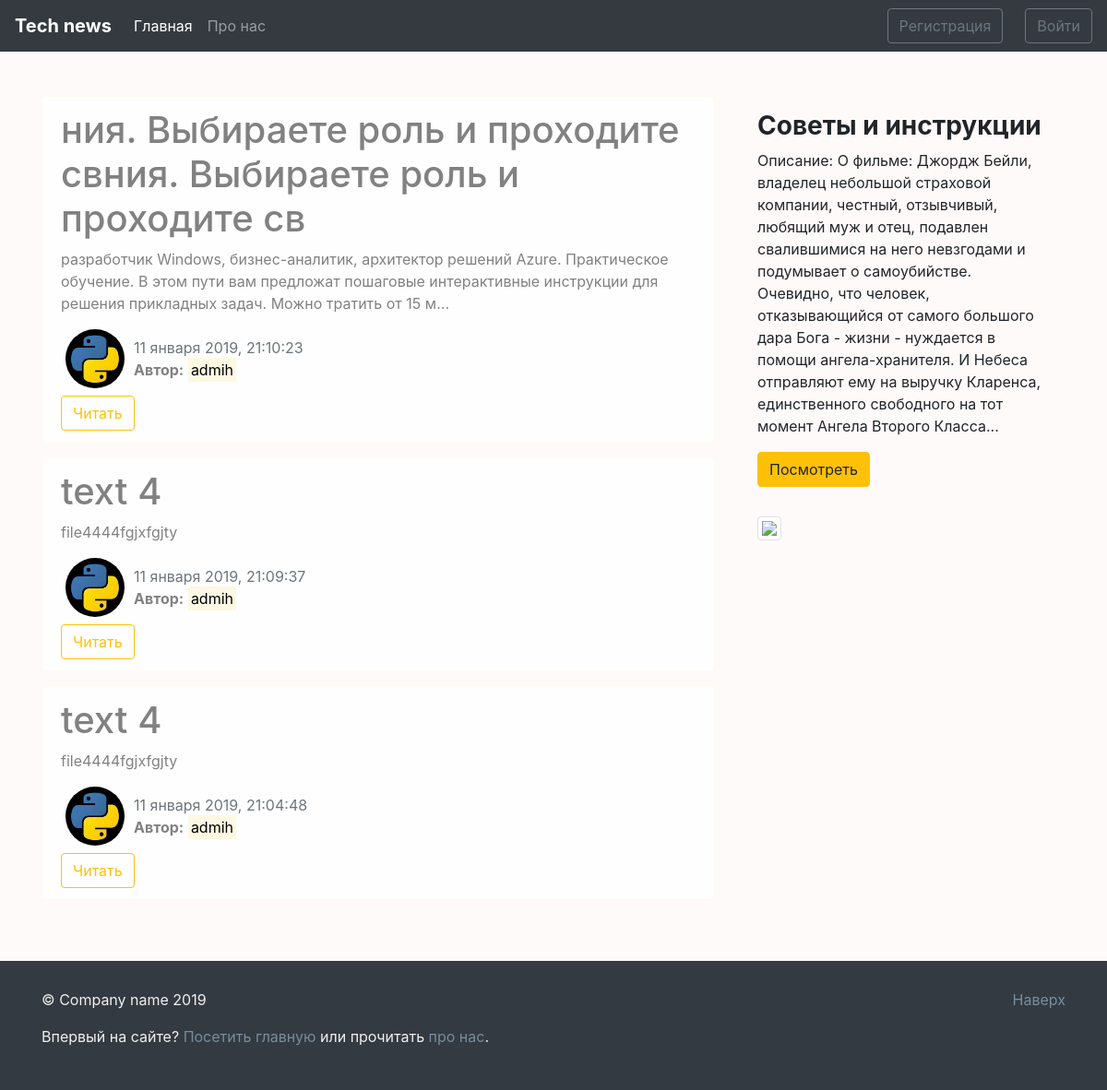
/, run on an earlier commit of the app's database.
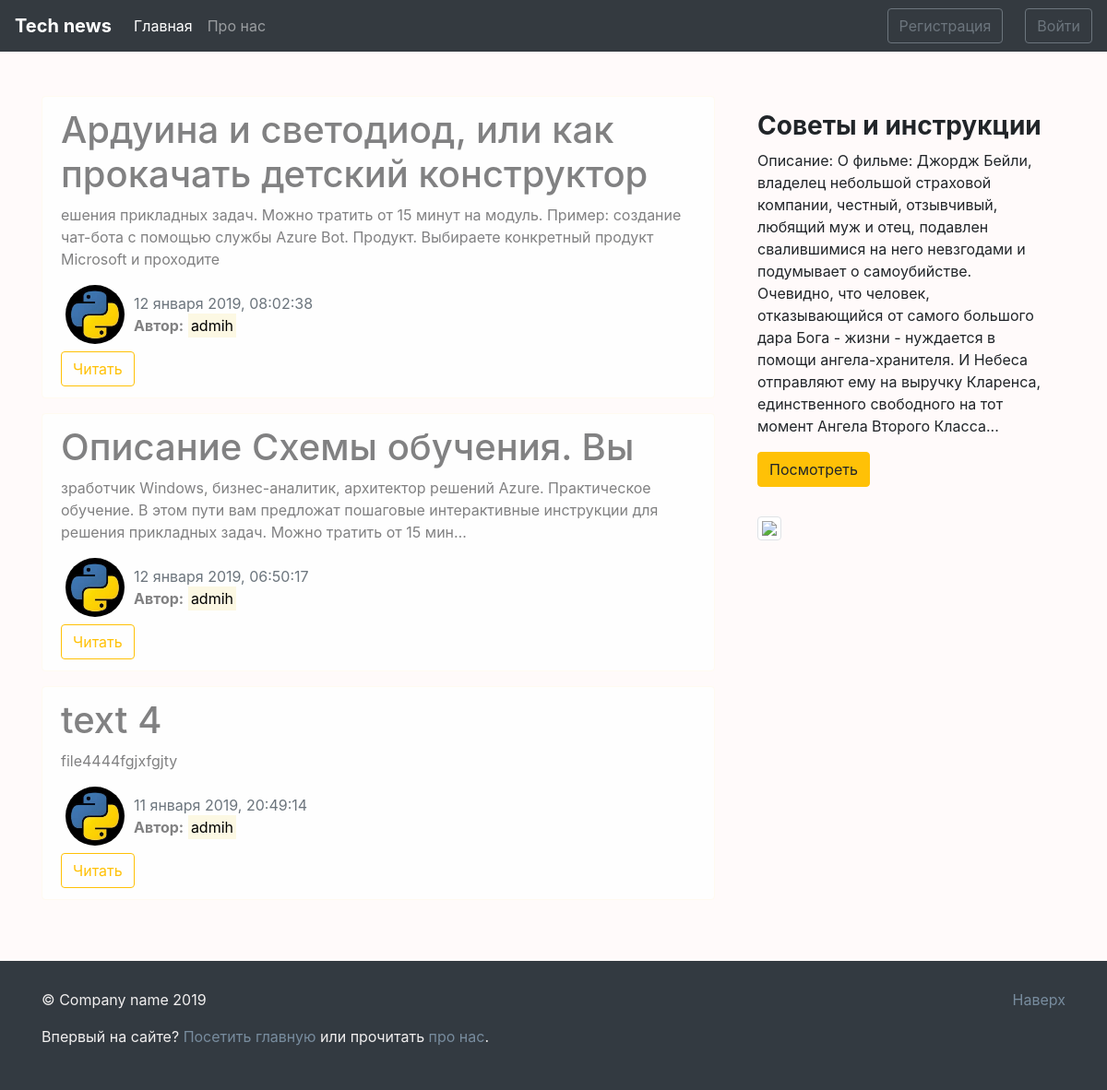
And on a later commit of the database.
### blog/models.py (models this page shows, shortened)
class News(models.Model):
    title = models.CharField(max_length=100) # не больше 250 можно
    text = models.TextField()
    date = models.DateTimeField(default=timezone.now)
    author = models.ForeignKey(User, on_delete=models.CASCADE)

### users/models.py (models this page shows, shortened)
class Profile(models.Model):
    user = models.OneToOneField(User, on_delete=models.CASCADE)
    img = models.ImageField(default='default.jpg', upload_to='user_images')

### blog/views.py (the view)
# urls.py: path('', views.ShowNewsView.as_view(), name='blog-home'),
class ShowNewsView(ListView):
    model = News
    template_name = 'blog/home.html'
    context_object_name = 'news'
    ordering = ['-date']
    paginate_by = 3
    def get_context_data(self, **kwards):
        ctx = super(ShowNewsView, self).get_context_data(**kwards)
        ctx['title'] = 'Главная страница'
        return ctx

### blog/templates/blog/home.html
{% extends 'blog/main.html' %}
{% block main_section %}
  {% for post in news %}
    <div class="alert alert-light">
      <h1>{{ post.title }}</h1>
      <p>{{ post.text|striptags|truncatechars:200 }}</p>
      <div class="row">
        <div>
          {% if post.author.profile.img %}
            <img src="{{ post.author.profile.img.url }}" alt="{{ post.author }}" class="user_image">
          {% else %}
            <img src="/images/default.jpg" alt="{{ post.author }}" class="user_image">
          {% endif %}
        </div>
        <div class="mt-2">
          <span class="text-muted">{{ post.date|date:"d E Y, H:i:s" }}</span>
          <p><b>Автор:</b> <mark>{{post.author}}</mark></p>
        </div>
      </div>
      <a href="{% url 'news-detail' post.id %}" class="btn btn-outline-warning">Читать</a>
    </div>
  {% endfor %}
{% endblock main_section %}
{% block aside_news_section %}
  <h3><b>Советы и инструкции</b></h3>
  <p>Описание: О фильме: Джордж Бейли, владелец небольшой страховой компании, честный, отзывчивый, любящий муж и отец, подавлен свалившимися на него невзгодами и подумывает о самоубийстве. Очевидно, что человек, отказывающийся от самого большого дара Бога - жизни - нуждается в помощи ангела-хранителя. И Небеса отправляют ему на выручку Кларенса, единственного свободного на тот момент Ангела Второго Класса...</p>
  <a href="" target="_blank">
    <button class="btn btn-warning">Посмотреть</button>
  </a>
{% endblock aside_news_section %}

### blog/templates/blog/main.html (shortened to what this page needs)
{% load static %}
<!DOCTYPE html>
<html lang="en">
<head>
  <link rel="stylesheet"
  href="https://stackpath.bootstrapcdn.com/bootstrap/4.2.1/css/bootstrap.min.css">
  <link rel="stylesheet" href="{% static 'blog/main.css' %}">
</head>
<body>
  <nav class="navbar navbar-expand-lg navbar-dark bg-dark mb-5">
    <a class="navbar-brand" href="{% url 'blog-home' %}"><b>Tech news</b></a>
    <div class="collapse navbar-collapse" id="navbarsExample09">
      <ul class="navbar-nav mr-auto">
        <li class="nav-item active">
          <a class="nav-link" href="{% url 'blog-home' %}">Главная</a>
        </li>
        <li class="nav-item">
          <a class="nav-link" href="{% url 'blog-contacts' %}">Про нас</a>
        </li>
      </ul>
    </div>
    <div class="navbar-nav">
      {% if user.is_authenticated %}
        <a href="{% url 'news-add' %}" class="btn btn-outline-secondary mr-4">Добавить статью</a>
        <a href="{% url 'profile' %}" class="btn btn-outline-secondary mr-4">Профиль</a>
        <a href="{% url 'exit' %}" class="btn btn-outline-secondary">Выйти</a>
      {% else %}
        <a href="{% url 'reg' %}" class="btn btn-outline-secondary mr-4">Регистрация</a>
        <a href="{% url 'user' %}" class="btn btn-outline-secondary">Войти</a>
      {% endif %}
    </div>
  </nav>
  <main class="container">
    <div class="row">
      <div class="col-md-8">
        {% block main_section %}
        {% endblock %}
      </div>
      <aside class="col-md-4">
        <div class="p-3">
          {% block aside_news_section %}
          {% endblock %}
        </div>
        <div class="p-3 mb-3">
          <img src="http://qnimate.com/wp-content/uploads/2014/03/images2.jpg" class="img-thumbnail">
        </div>
      </aside>
    </div>
  </main>
  <footer >
    <div class="container">
      <p class="float-right">
        <a href="#">Наверх</a>
      </p>
      <p>© Company name 2019</p>
      <p>Впервый на сайте? <a href="/">Посетить главную</a> или прочитать <a href="{% url 'blog-contacts' %}">про нас</a>.</p>
    </div>
  </footer>
</body>
</html>

### blog/static/blog/main.css (style rules this page uses)
body { background: #fffafa }
img { max-width: 100%!important; }
.alert-light { border-color: #fffaf0 }
footer { padding: 30px; background: #333a41; color: #f1efef; float: left; width: 100%; margin-top: 50px; }
footer a { color: #788c9e }
.user_image { width: 64px; height: 64px; border-radius: 50%; margin-right: 10px; margin-left: 20px; }

What changed in the data, as far as the page shows it:
removed News: title "ния. Выбираете роль и проходите свния. Выбираете роль и проходите св", text "разработчик Windows, бизнес-аналитик, архитектор решений Azure. Практическое обучение. В этом пути вам предложат пошаговые интерактивные инструкции для решения прикладных задач. Можно тратить от 15 м…", author.profile.img (picture), date "11 января 2019, 21:10:23", author "admih"
removed News: title "text 4", text "file4444fgjxfgjty", author.profile.img (picture), date "11 января 2019, 21:09:37", author "admih"
removed News: title "text 4", text "file4444fgjxfgjty", author.profile.img (picture), date "11 января 2019, 21:04:48", author "admih"
added News: title "Ардуина и светодиод, или как прокачать детский конструктор", text "ешения прикладных задач. Можно тратить от 15 минут на модуль. Пример: создание чат-бота с помощью службы Azure Bot. Продукт. Выбираете конкретный продукт Microsoft и проходите", author.profile.img (picture), date "12 января 2019, 08:02:38", author "admih"
added News: title "Описание Схемы обучения. Вы", text "зработчик Windows, бизнес-аналитик, архитектор решений Azure. Практическое обучение. В этом пути вам предложат пошаговые интерактивные инструкции для решения прикладных задач. Можно тратить от 15 мин…", author.profile.img (picture), date "12 января 2019, 06:50:17", author "admih"
now on this page (row unchanged): News: title "text 4", text "file4444fgjxfgjty", author.profile.img (picture), date "11 января 2019, 20:49:14", author "admih"
